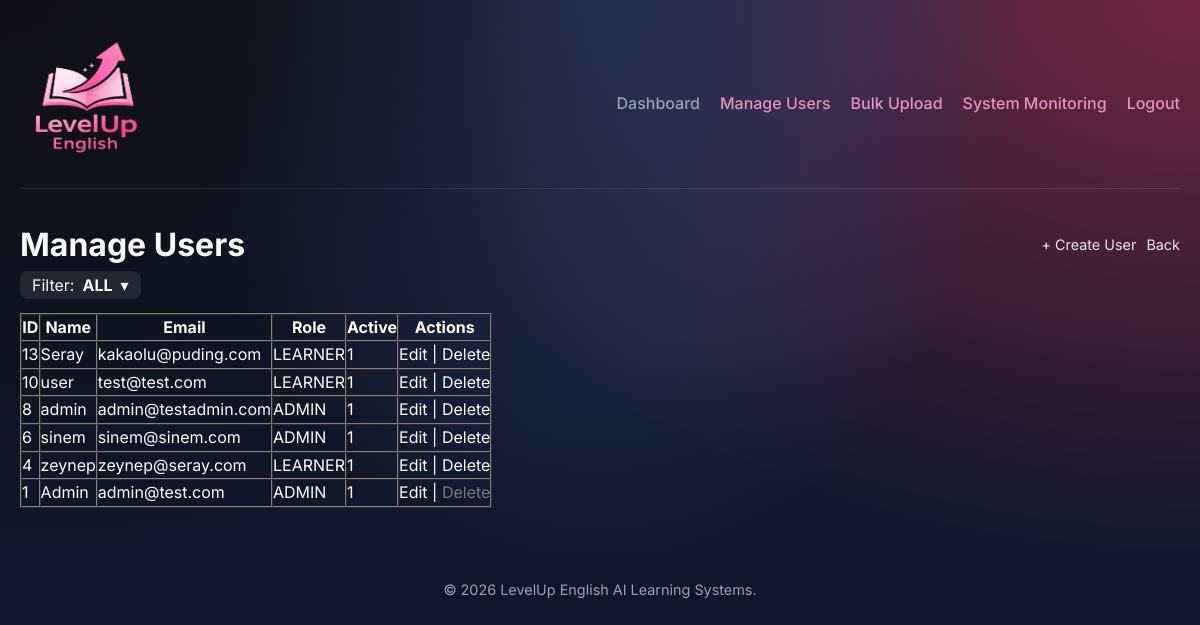
Before: /admin/users.php (signed in) with the older database file.
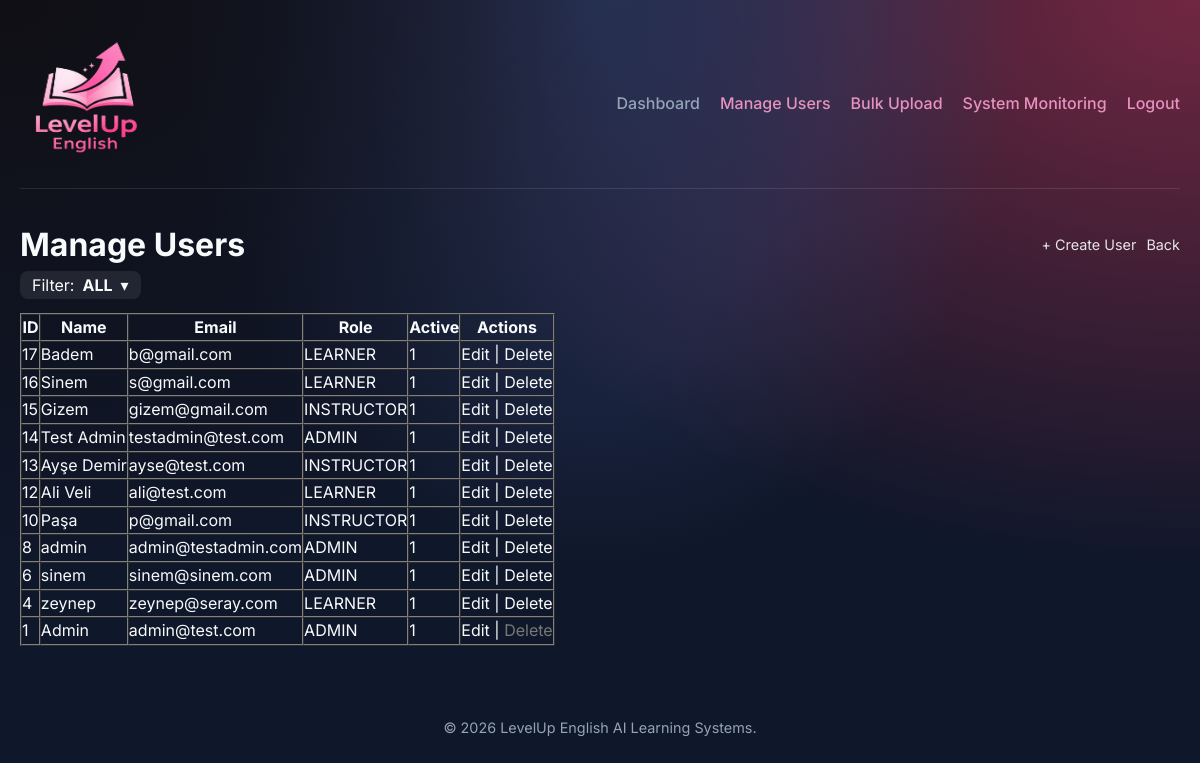
After: the same page with the newer database file.
### tables this page shows
CREATE TABLE `users` (
  `id` int(11) NOT NULL,
  `name` varchar(120) NOT NULL,
  `education_level` varchar(100) DEFAULT NULL,
  `email` varchar(190) NOT NULL,
  `password_hash` varchar(255) NOT NULL,
  `role` enum('ADMIN','INSTRUCTOR','LEARNER') NOT NULL DEFAULT 'LEARNER',
  `reset_token` varchar(255) DEFAULT NULL,
  `reset_token_expiry` datetime DEFAULT NULL,
  `active` tinyint(1) NOT NULL DEFAULT 1,
  `created_at` timestamp NOT NULL DEFAULT current_timestamp(),
  `password_plain` varchar(255) DEFAULT NULL
);

### admin/users.php (the view, shortened to what this page needs)
<?php
require_once __DIR__ . "/../config/db.php";
$path_prefix = "../";
require_once __DIR__ . "/../includes/header.php";
$role = $_GET['role'] ?? 'ALL';
$params = [];
$sql = "SELECT id,name,email,role,active,created_at FROM users";
$sql .= " ORDER BY id DESC";
$stmt = $pdo->prepare($sql);
$stmt->execute($params);
$users = $stmt->fetchAll(PDO::FETCH_ASSOC);
$currentId = (int)($_SESSION['user']['id'] ?? 0);
?>
<div class="users-topbar">
  <h2 class="users-title">Manage Users</h2>
  <div class="users-actions">
    <a class="users-action" href="/SENG321/admin/user_create.php">+ Create User</a>
    <a class="users-action" href="/SENG321/admin/dashboard.php">Back</a>
  </div>
</div>
<div class="users-subbar">
  <details class="filter-dd">
    <summary class="filter-btn">
      Filter: <b><?= htmlspecialchars($role) ?></b>
      <span class="caret">▾</span>
    </summary>
  </details>
</div>
<table border="1" cellpadding="6" cellspacing="0" style="margin-top:10px;">
  <tr>
    <th>ID</th><th>Name</th><th>Email</th><th>Role</th><th>Active</th><th>Actions</th>
  </tr>
  <?php foreach ($users as $u): ?>
    <tr>
      <td><?= (int)$u["id"] ?></td>
      <td><?= htmlspecialchars($u["name"] ?? "") ?></td>
      <td><?= htmlspecialchars($u["email"] ?? "") ?></td>
      <td><?= htmlspecialchars($u["role"] ?? "") ?></td>
      <td><?= (int)($u["active"] ?? 0) ?></td>
      <td>
        <a href="/Seng321/admin/user_edit.php?id=<?= (int)$u["id"] ?>">Edit</a> |
        <?php if ((int)$u["id"] !== $currentId): ?>
         <a href="/Seng321/admin/user_delete.php?id=<?= (int)$u['id'] ?>"
   onclick="return confirm('Delete user?')">
   Delete
</a>
        <?php else: ?>
          <span style="color:#777;">Delete</span>
        <?php endif; ?>
      </td>
    </tr>
  <?php endforeach; ?>
</table>
<?php
require_once __DIR__ . "/../includes/footer.php";
?>

### includes/header.php (shortened to what this page needs)
<?php
$base = "/Seng321";
$role = strtolower(trim($_SESSION["user"]["role"] ?? "learner"));
if ($role === "admin") {
  $dashboardUrl = $base . "/admin/dashboard.php";
} elseif ($role === "instructor") {
  $dashboardUrl = $base . "/dashboard/instructor.php";
} else {
  $dashboardUrl = $base . "/dashboard/learner.php";
}
?>
<!DOCTYPE html>
<html lang="en">
<head>
  <link rel="stylesheet" href="<?php echo $path_prefix; ?>assets/style.css">
</head>
<body>
  <div class="container">
    <header class="main-header">
      <a href="<?php echo $path_prefix; ?>pages/home.php">
        <img
            src="/Seng321/assets/logo2.png"
            alt="LevelUP English"
            style="height: 120px; width: 130px;">
    </a>
      <nav>
        <ul class="nav-links">
          <li>
            <a href="<?php echo $dashboardUrl; ?>" class="<?php echo (isset($page) && $page === 'dashboard') ? 'active' : ''; ?>">
              Dashboard
            </a>
          </li>
          <?php if ($role === "learner"): ?>
            <li><a href="<?php echo $path_prefix; ?>pages/cefr.php" style=" color: #e692beff;" class="<?php echo (isset($page) && $page === 'cefr') ? 'active' : ''; ?>">CEFR & Predictions</a></li>
            <li><a href="<?php echo $path_prefix; ?>pages/reports.php" style=" color: #e692beff;" class="<?php echo (isset($page) && $page === 'reports') ? 'active' : ''; ?>">Reports & Analytics</a></li>
            <li><a href="<?php echo $path_prefix; ?>pages/todo.php" style=" color: #e692beff;" class="<?php echo (isset($page) && $page === 'todo') ? 'active' : ''; ?>">To-Do List</a></li>
            <li><a href="<?php echo $path_prefix; ?>pages/recommendations.php" style=" color: #e692beff;" class="<?php echo (isset($page) && $page === 'ai') ? 'active' : ''; ?>">AI Coach</a></li>
            <li><a href="<?php echo $path_prefix; ?>pages/join_class.php" style=" color: #e692beff;" class="<?php echo (isset($page) && $page === 'join_class') ? 'active' : ''; ?>">Join Class</a></li>
            <li class="dropdown">
  <button class="dropdown-toggle">
    Assessments <span class="arrow">▾</span>
  </button>
  <ul class="dropdown-menu">
    <li><a href="<?php echo $path_prefix; ?>pages/listening.php">Listening</a></li>
    <li><a href="<?php echo $path_prefix; ?>pages/speaking.php">Speaking</a></li>
    <li><a href="<?php echo $path_prefix; ?>pages/writing.php">Writing</a></li>
    <li><a href="<?php echo $path_prefix; ?>pages/vocabulary.php">Vocabulary</a></li>
    <li><a href="<?php echo $path_prefix; ?>pages/grammar.php">Grammar</a></li>
    <li><a href="<?php echo $path_prefix; ?>pages/reading.php">Reading</a></li>
  </ul>
</li>
            <li><a href="<?php echo $path_prefix; ?>pages/profile.php" class="<?php echo (isset($page) && $page === 'profile') ? 'active' : ''; ?>">Profile</a></li>
            <li><a href="<?php echo $base; ?>/login_part/logout.php">Logout</a></li>
          <?php else: ?>
            <li><a href="<?php echo $base; ?>/admin/users.php" style=" color: #e692beff;">Manage Users</a></li>
            <li><a href="<?php echo $base; ?>/admin/bulk_upload.php" style=" color: #e692beff;">Bulk Upload</a></li>
            <li><a href="<?php echo $base; ?>/admin/monitor.php" style=" color: #e692beff;">System Monitoring</a></li>
            <li><a href="<?php echo $base; ?>/login_part/logout.php" style=" color: #e692beff;">Logout</a></li>
          <?php endif; ?>
        </ul>
      </nav>
    </header>
    <main>

### includes/footer.php (shortened to what this page needs)
</main>
<footer style="margin-top: 50px; text-align: center; color: var(--text-muted); padding: 20px; font-size: 0.9rem;">
    &copy;
    <?php echo date("Y"); ?> LevelUp English AI Learning Systems.
</footer>
</div>
</body>
</html>

### assets/style.css (style rules this page uses)
:root { --bg-color: #0f172a; --card-bg: rgba(30, 41, 59, 0.7); --primary-color: #6366f1; --secondary-color: #a855f7; --accent-color: #38bdf8; --text-color: #f8fafc; --text-muted: #94a3b8; --success: #22c55e; --warning: #eab308; --danger: #ef4444; --border-color: rgba(255, 255, 255, 0.1); --glass-shadow: 0 8px 32px 0 rgba(0, 0, 0, 0.37); --font-main: 'Inter', sans-serif; }
* { margin: 0; padding: 0; box-sizing: border-box; }
body { font-family: var(--font-main); background-color: var(--bg-color); color: var(--text-color); background-image: radial-gradient(at 0% 0%, hsla(253, 16%, 7%, 1) 0, transparent 50%), radial-gradient(at 50% 0%, hsla(225, 39%, 30%, 1) 0, transparent 50%), radial-gradient(at 100% 0%, hsla(339, 49%, 30%, 1) 0, transparent 50%); min-height: 100vh; line-height: 1.6; animation: fadeIn 0.8s ease-out; }
a { text-decoration: none; color: inherit; transition: all 0.3s ease; }
ul { list-style: none; }
.container { max-width: 1200px; margin: 0 auto; padding: 20px; }
.main-header { display: flex; justify-content: space-between; align-items: center; padding: 20px 0; margin-bottom: 40px; border-bottom: 1px solid var(--border-color); }
.nav-links { display: flex; gap: 20px; }
.nav-links a { color: var(--text-muted); font-weight: 500; }
.users-actions { display:flex; gap:12px; }
.filter-dd summary { list-style:none; }
.filter-btn { cursor:pointer; user-select:none; padding:6px 12px; border-radius:8px; background:rgba(255,255,255,0.08); line-height:1; display:inline-flex; align-items:center; gap:8px; }
.caret { display:inline-block; transition: transform .15s ease; }
.filter-dd { position:relative; }
details.filter-dd > summary { list-style: none; }
.filter-dd { position: relative; display: inline-block; }
.filter-btn { cursor: pointer; user-select: none; padding: 6px 12px; border-radius: 8px; background: rgba(255,255,255,0.08); display: inline-flex; align-items: center; gap: 8px; }
.caret { display: inline-block; transition: transform .15s ease; }
.users-title { margin:0; font-size:2rem; line-height:1; }
.users-action { font-size:0.9rem; text-decoration:none; opacity:0.9; }
.users-topbar { display:flex; align-items:center; justify-content:space-between; gap:16px; flex-wrap:wrap; margin-bottom:6px; }
.users-actions { display:flex; gap:10px; align-items:center; flex-wrap:wrap; }
.users-subbar { margin:10px 0 14px 0; }

Changed rows visible on the page:
added users: id "17", name "Badem", email "b@gmail.com", role "LEARNER", active "1"
added users: id "16", name "Sinem", email "s@gmail.com", role "LEARNER", active "1"
added users: id "15", name "Gizem", email "gizem@gmail.com", role "INSTRUCTOR", active "1"
added users: id "14", name "Test Admin", email "testadmin@test.com", role "ADMIN", active "1"
changed users id 13: name "Seray" → "Ayşe Demir"; email "kakaolu@puding.com" → "ayse@test.com"; role "LEARNER" → "INSTRUCTOR"
added users: id "12", name "Ali Veli", email "ali@test.com", role "LEARNER", active "1"
changed users id 10: name "user" → "Paşa"; email "test@test.com" → "p@gmail.com"; role "LEARNER" → "INSTRUCTOR"
